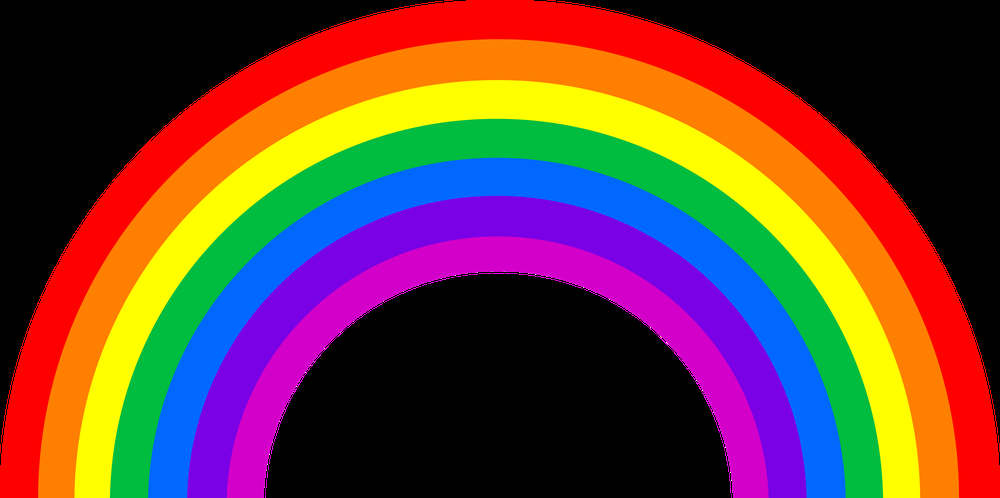
#> input picture opencvpractice/rainbow.png, 1000 x 498 px, shrunk from 3483 x 1736 before the run
$ jupyter execute imagethresholding.ipynb
#> lines starting #> are read from the running program, lines starting #| are printed output that depends on the picture; after the words box and inside, x2 and y2 are one past the last pixel; in counts of white or black regions, pixels touching at a corner belong together
[cell 1]
import cv2
import numpy as np
pic=cv2.imread('rainbow.png',0)
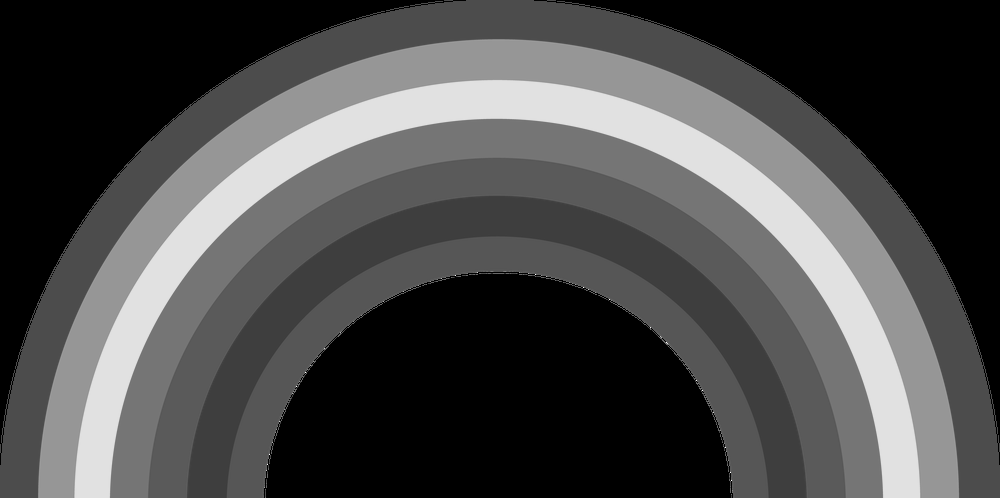
#> pic: shape (498, 1000); min 0, max 255, mean 74.2
threshold_value=200
(T_value,binary_threshold)=cv2.threshold(pic,threshold_value,160,cv2.THRESH_BINARY)
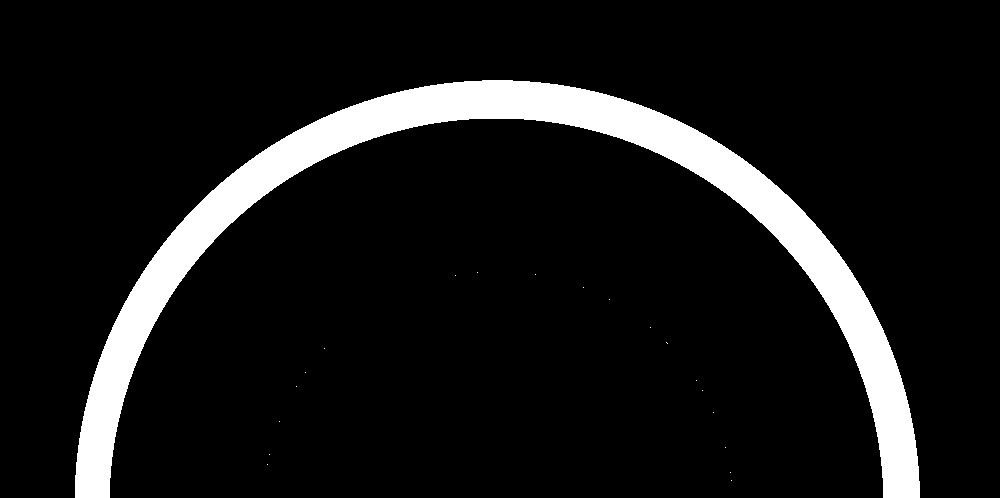
#> binary_threshold: shape (498, 1000); values 0 (black) and 160 (white), 9.5% white; 20 white regions (19 under 20 px), largest, box (x1, y1, x2, y2) and area: (75, 80, 920, 498) 47175
#> T_value = 200
cv2.imshow('binary', binary_threshold)

cv2.waitKey(0)
cv2.destroyAllWindows()

$ run again, with opencvpractice/flower.png copied over opencvpractice/rainbow.png
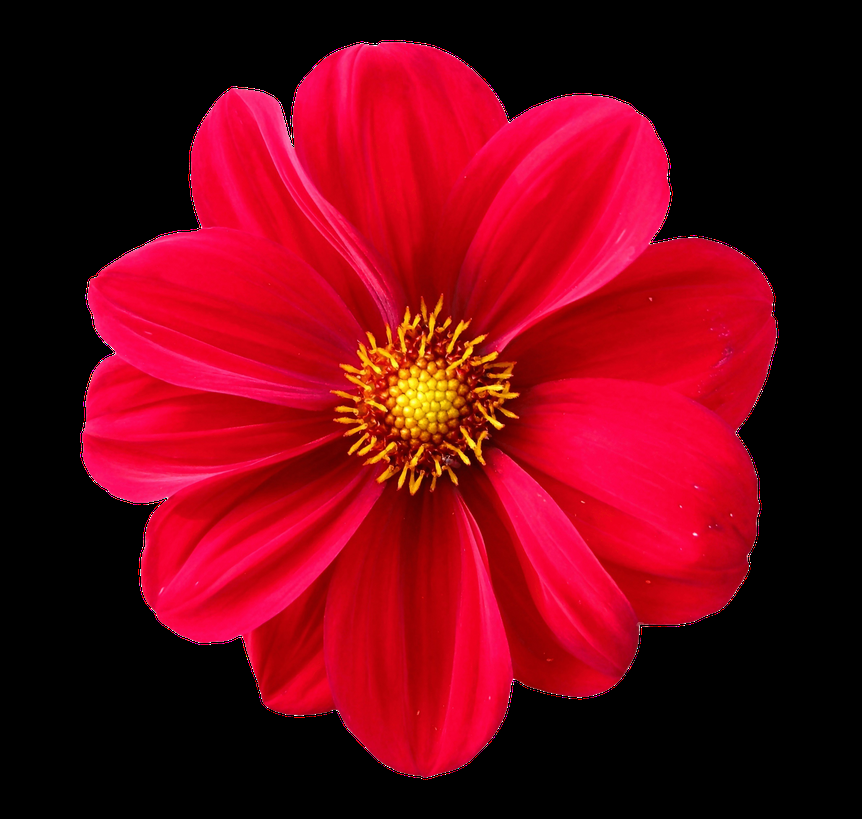
#> input picture opencvpractice/flower.png, 862 x 819 px, shrunk from 1644 x 1562 before the run
#> `pic=cv2.imread('rainbow.png',0)`:
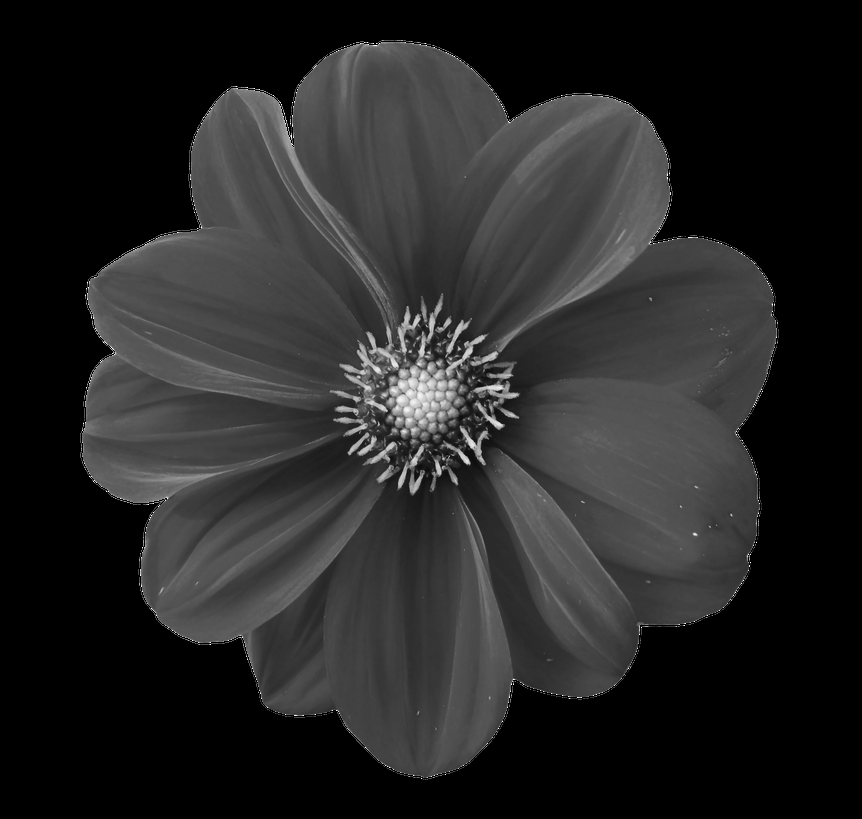
#> pic: shape (819, 862); min 0, max 255, mean 37.6
#> `(T_value,binary_threshold)=cv2.threshold(pic,threshold_value,160,cv2.T..`:
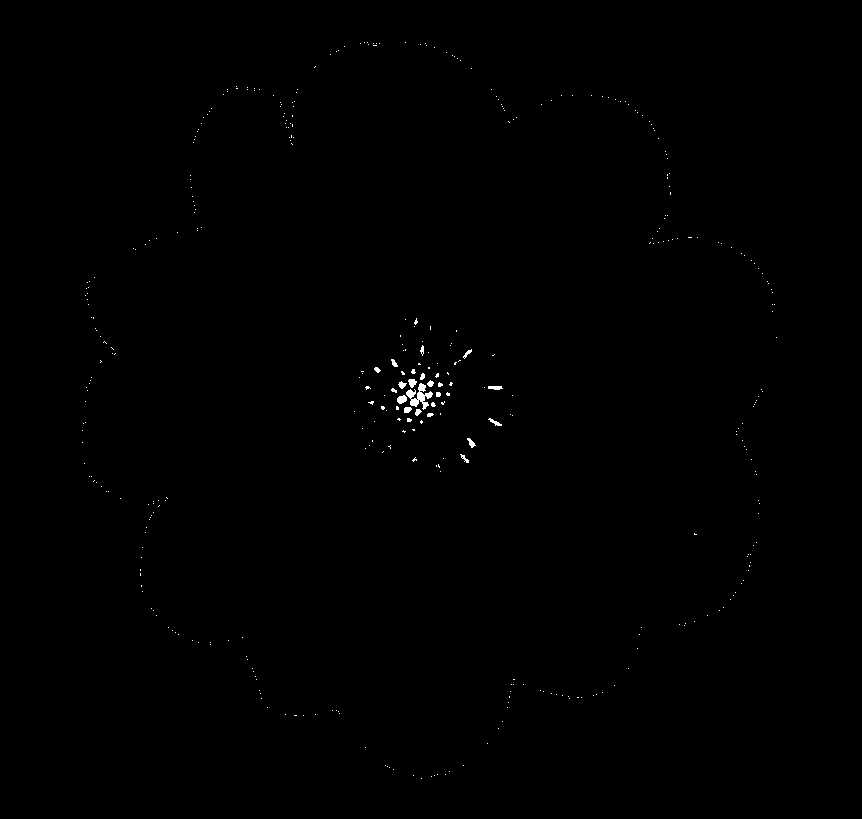
#> binary_threshold: shape (819, 862); values 0 (black) and 160 (white), 0.23% white; 402 white regions (384 under 20 px), largest, box (x1, y1, x2, y2) and area: (406, 383, 433, 410) 310, (397, 395, 407, 404) 66, (408, 379, 417, 388) 54
#> T_value = 200
